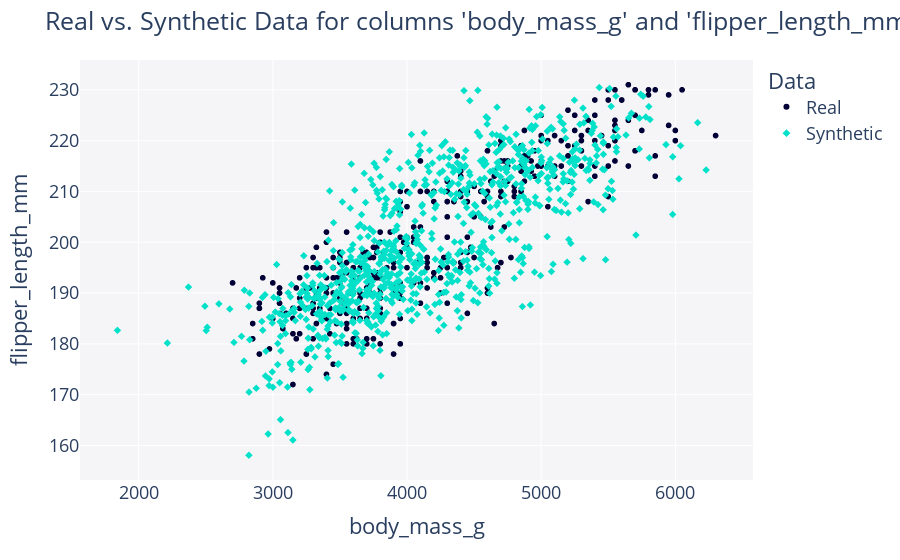

The notebook cell this image was saved under:
### Markdown cell above
We can obviously see that that captured the data correctly, however what we really want is to add the constraints. The goal here is to first manually model each marginal distribution using `TruncatedGaussian` and the specified truncation points, then transfer that data to a uniform distribution using the CDF. Finally, we can use `GaussianMultivariate` on the 2D uniform distributions, sample from that, then use the inverse CDF to bring the samples back to real space.

### Code cell
from copulas.univariate import Univariate


df = sns.load_dataset('penguins') 

correlated_2d_data = df[['body_mass_g', 'flipper_length_mm']].dropna()

mass = correlated_2d_data['body_mass_g']
# mass_dist = Univariate()
mass_dist = TruncatedGaussian(minimum=0.0, maximum=None)
mass_dist.fit(mass)

print(mass_dist.to_dict()['type'])

length = correlated_2d_data['flipper_length_mm']
# length_dist = Univariate()
length_dist = TruncatedGaussian(minimum=0.0, maximum=None)
length_dist.fit(length)

print(length_dist.to_dict()['type'])

u_mass = mass_dist.cumulative_distribution(mass)
u_length = length_dist.cumulative_distribution(length)

U = pd.DataFrame()
U["body_mass_g"] = u_mass
U["flipper_length_mm"] = u_length

copula = GaussianMultivariate()
copula.fit(U)

U_new = copula.sample(1000)  # shape (1000, 2)

print(U_new["body_mass_g"].min(), U_new["body_mass_g"].max())
print(U_new["flipper_length_mm"].min(), U_new["flipper_length_mm"].max())

final_samples = pd.DataFrame()
final_samples["body_mass_g"] = mass_dist.percent_point(U_new["body_mass_g"])  # inverse CDF
final_samples["flipper_length_mm"] = length_dist.percent_point(U_new["flipper_length_mm"])

compare_2d(correlated_2d_data, final_samples)

### Figure 1 — Plotly figure (JSON) as saved in the notebook; plotly's stock layout.template omitted (floating-point values rounded to 4 significant figures; data arrays with more than 128 entries replaced by an {"elided": "..."} marker saying what was removed)
{"data": [{"hovertemplate": "Data=Real<br>body_mass_g=%{x}<br>flipper_length_mm=%{y}<extra></extra>", "legendgroup": "Real", "marker": {"color": "#000036", "symbol": "circle"}, "mode": "markers", "name": "Real", "showlegend": true, "type": "scattergl", "x": {"elided": "342 float values"}, "xaxis": "x", "y": {"elided": "342 float values"}, "yaxis": "y"}, {"hovertemplate": "Data=Synthetic<br>body_mass_g=%{x}<br>flipper_length_mm=%{y}<extra></extra>", "legendgroup": "Synthetic", "marker": {"color": "#01E0C9", "symbol": "diamond"}, "mode": "markers", "name": "Synthetic", "showlegend": true, "type": "scattergl", "x": {"elided": "1000 float values"}, "xaxis": "x", "y": {"elided": "1000 float values"}, "yaxis": "y"}], "layout": {"font": {"size": 18}, "legend": {"title": {"text": "Data"}, "tracegroupgap": 0}, "margin": {"t": 60}, "plot_bgcolor": "#F5F5F8", "showlegend": true, "title": {"text": "Real vs. Synthetic Data for columns 'body_mass_g' and 'flipper_length_mm'"}, "xaxis": {"anchor": "y", "domain": [0, 1], "title": {"text": "body_mass_g"}}, "yaxis": {"anchor": "x", "domain": [0, 1], "title": {"text": "flipper_length_mm"}}}}
